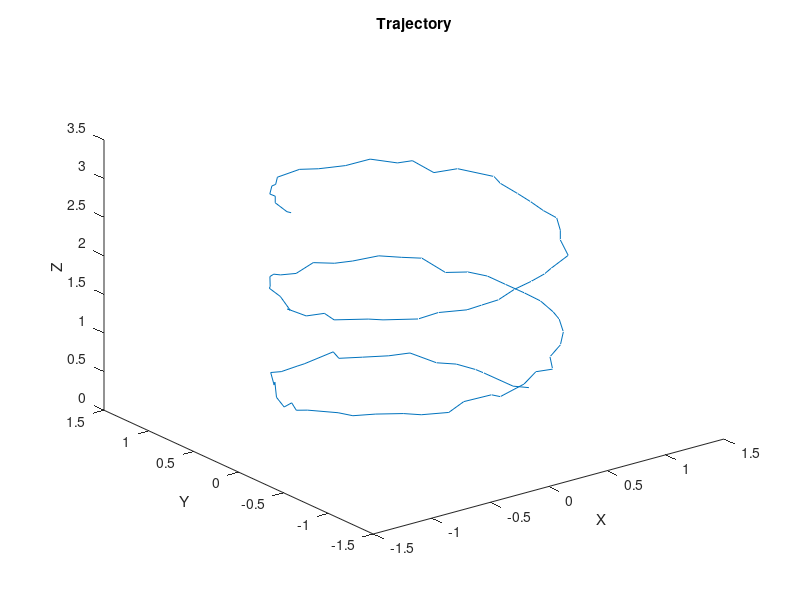

This chart was generated by the following MATLAB code: (Note: this script raises an error after producing the figure.)

num_pts = 100;  % numver of points
r = 1;  % Radius of the spiral
p = 0.1;  % Pitch of the spiral
t = (linspace(0, 10*pi, num_pts))';  % Time vector
f = 0.5;   % frequency of points

% Spiral coordinates
x = r*cos(f*t);
y = r*sin(f*t);
z = p*t;

% add noise to observations
x = x + 0.03*randn(num_pts,1);
y = y + 0.03*randn(num_pts,1);
z = z + 0.03*randn(num_pts,1);

% Plot the spiral
figure(1)
plot3(x, y, z)
xlabel('X')
ylabel('Y')
zlabel('Z')
title('Trajectory')

% time and positions differences
dt = 1;
dx = diff(x);
dy = diff(y);
dz = diff(z);

% allocate filtered results
x_f = zeros(num_pts,1);
y_f = zeros(num_pts,1);
z_f = zeros(num_pts,1);


% initialize filters
[k_H, k_R, k_P] = initKalman();

% filter observations
for k = 1:num_pts
    %input vectors    
    if k == 1
        %initial velocities are 0
        dx_k = 0;
        dy_k = 0;
        dz_k = 0;
    else
        dx_k = dx(k-1);
        dy_k = dy(k-1);
        dz_k = dz(k-1);        
    end
    % observation vector
    k_z = [x(k); y(k); z(k)];
    k_x = [k_z; dx_k; dy_k; dz_k];
    % call the filter
    [ k_x, k_P ] = KalmanPredict( k_x, k_P, dt);
    [ k_x, k_P ] = KalmanUpdate( k_z, k_x, k_P, k_R, k_H);
    % save predicted positions
    x_f(k) = k_x(1);
    y_f(k) = k_x(2);
    z_f(k) = k_x(3);
end

% Plot the spiral trajectory
figure(1)
plot3(x_f, y_f, z_f)
hold on;
plot3(x, y, z)
hold off
xlabel('X')
ylabel('Y')
zlabel('Z')
title('Trajectory')
legend('Noisy Observations', 'Filtered Coordionates')

